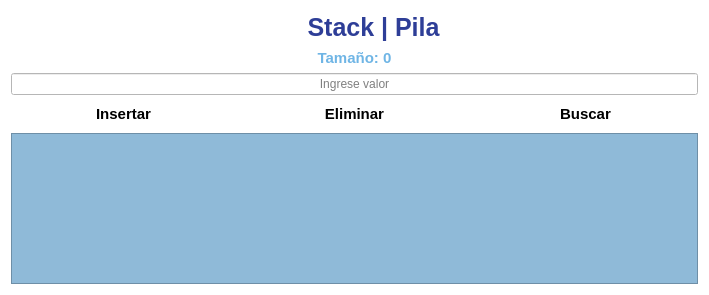
<?xml version="1.0" encoding="UTF-8"?>
<ui version="4.0">
 <class>PilaVisual</class>
 <widget class="QWidget" name="PilaVisual">
  <property name="geometry">
   <rect>
    <x>0</x>
    <y>0</y>
    <width>709</width>
    <height>295</height>
   </rect>
  </property>
  <property name="windowTitle">
   <string>Stack | Pila</string>
  </property>
  <property name="styleSheet">
   <string notr="true">background-color: white;</string>
  </property>
  <layout class="QVBoxLayout" name="verticalLayout">
   <item>
    <layout class="QHBoxLayout" name="headerLayout">
     <item>
      <widget class="QPushButton" name="btn_regresar">
       <property name="minimumSize">
        <size>
         <width>32</width>
         <height>32</height>
        </size>
       </property>
       <property name="maximumSize">
        <size>
         <width>100</width>
         <height>100</height>
        </size>
       </property>
       <property name="toolTip">
        <string>Regresar al dashboard</string>
       </property>
       <property name="styleSheet">
        <string notr="true">QPushButton {
    border: none;
    background-color: transparent;
    font-weight: bold;
    background-image: url(:resources/back_arrow.png);
	background-size: 40px 40px;
}
QPushButton:hover {
    background-color: #e0e0e0;
    border-radius: 16px;
}
QPushButton:pressed {
    background-color: #c0c0c0;
    border-radius: 16px;
}</string>
       </property>
       <property name="text">
        <string/>
       </property>
      </widget>
     </item>
     <item>
      <spacer name="horizontalSpacer">
       <property name="orientation">
        <enum>Qt::Orientation::Horizontal</enum>
       </property>
       <property name="sizeHint" stdset="0">
        <size>
         <width>40</width>
         <height>20</height>
        </size>
       </property>
      </spacer>
     </item>
     <item>
      <widget class="QLabel" name="label_title">
       <property name="styleSheet">
        <string notr="true">font-size: 25px; font-weight: bold; color: #2e3e97;
  text-align: center;
  border: 3px cyan;</string>
       </property>
       <property name="text">
        <string>Stack | Pila</string>
       </property>
       <property name="alignment">
        <set>Qt::AlignmentFlag::AlignCenter</set>
       </property>
      </widget>
     </item>
     <item>
      <spacer name="horizontalSpacer_2">
       <property name="orientation">
        <enum>Qt::Orientation::Horizontal</enum>
       </property>
       <property name="sizeHint" stdset="0">
        <size>
         <width>40</width>
         <height>20</height>
        </size>
       </property>
      </spacer>
     </item>
    </layout>
   </item>
   <item>
    <widget class="QLabel" name="label_tamaño">
     <property name="font">
      <font>
       <pointsize>-1</pointsize>
       <bold>true</bold>
      </font>
     </property>
     <property name="styleSheet">
      <string notr="true">font-size: 15px; font-weight: bold; color: #6fb5e5;</string>
     </property>
     <property name="text">
      <string>Tamaño: 0</string>
     </property>
     <property name="alignment">
      <set>Qt::AlignmentFlag::AlignCenter</set>
     </property>
    </widget>
   </item>
   <item>
    <widget class="QLineEdit" name="input_valor">
     <property name="styleSheet">
      <string notr="true"> color: black;</string>
     </property>
     <property name="alignment">
      <set>Qt::AlignmentFlag::AlignCenter</set>
     </property>
     <property name="placeholderText">
      <string>Ingrese valor</string>
     </property>
    </widget>
   </item>
   <item>
    <layout class="QHBoxLayout" name="botonesLayout">
     <item>
      <widget class="QPushButton" name="btn_insertar">
       <property name="styleSheet">
        <string notr="true">QPushButton {
    border: none;
    background-image: url(:/resources/button_default.png);
    background-color: transparent;
	font-weight: bold;
	font-size: 15px;
	border-radius: 2px; padding: 2px; margin: 2px;
}
QPushButton:hover {
    background-image: url(:/resources/button_hover.png);
}
QPushButton:pressed {
    background-image: url(:/resources/button_default.png);
}
</string>
       </property>
       <property name="text">
        <string>Insertar</string>
       </property>
      </widget>
     </item>
     <item>
      <widget class="QPushButton" name="btn_eliminar">
       <property name="styleSheet">
        <string notr="true">QPushButton {
    border: none;
    background-image: url(:/resources/button_default.png);
    background-color: transparent;
	font-weight: bold;
	font-size: 15px;
	border-radius: 2px; padding: 2px; margin: 2px;
}
QPushButton:hover {
    background-image: url(:/resources/button_hover.png);
}
QPushButton:pressed {
    background-image: url(:/resources/button_default.png);
}
</string>
       </property>
       <property name="text">
        <string>Eliminar</string>
       </property>
      </widget>
     </item>
     <item>
      <widget class="QPushButton" name="btn_buscar">
       <property name="styleSheet">
        <string notr="true">QPushButton {
    border: none;
    background-image: url(:/resources/button_default.png);
    background-color: transparent;
	font-weight: bold;
	font-size: 15px;
	border-radius: 2px; padding: 2px; margin: 2px;
}
QPushButton:hover {
    background-image: url(:/resources/button_hover.png);
}
QPushButton:pressed {
    background-image: url(:/resources/button_default.png);
}
</string>
       </property>
       <property name="text">
        <string>Buscar</string>
       </property>
      </widget>
     </item>
    </layout>
   </item>
   <item>
    <widget class="QScrollArea" name="scrollArea">
     <property name="styleSheet">
      <string notr="true">background-color: #8fbad8; color: white</string>
     </property>
     <property name="widgetResizable">
      <bool>true</bool>
     </property>
     <widget class="QWidget" name="pilaContainer">
      <property name="geometry">
       <rect>
        <x>0</x>
        <y>0</y>
        <width>683</width>
        <height>127</height>
       </rect>
      </property>
      <layout class="QVBoxLayout" name="layoutPila"/>
     </widget>
    </widget>
   </item>
  </layout>
 </widget>
 <resources>
  <include location="../resources.qrc"/>
 </resources>
 <connections/>
</ui>
